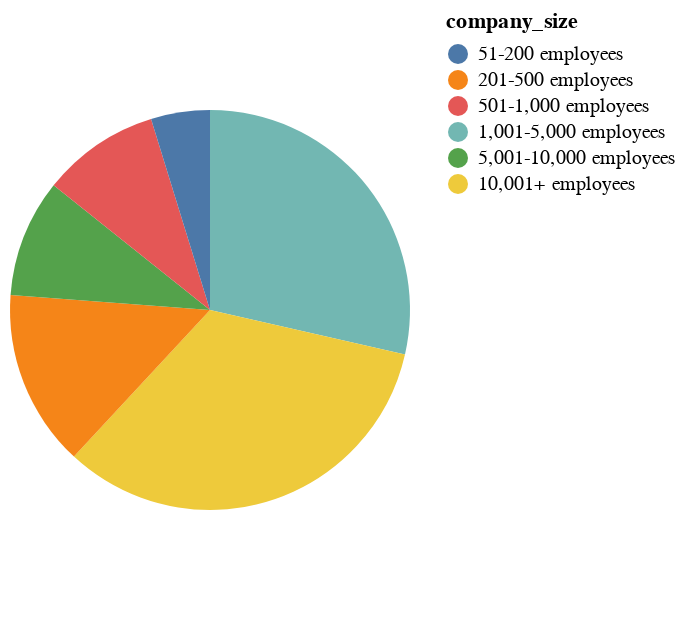

Here is the notebook cell this chart was saved with:
### Code cell
import pandas as pd
import altair as alt

source = pd.DataFrame({
    "category": [1, 2, 3, 4, 5, 6],
    "value": [4, 6, 10, 3, 7, 8]
})

company_size_summary = df.groupby("company_size")["job_code"].count()
company_size_summary = pd.DataFrame(company_size_summary).reset_index()
company_size_summary.rename(columns={"job_code": "Count"}, inplace=True)

#company_size_summary["sort_order"] = company_size_summary["company_size"].apply(lambda text: re.sub(",", "", re.search(r"(^\d{1,3}(,\d{3})*(\.\d+)?)", text).group(0)))
#company_size_summary["sort_order"] = company_size_summary["sort_order"].astype("int64")

chart = alt.Chart(company_size_summary).mark_arc().encode(
    theta="Count",
    color=alt.Color("company_size:N", sort=['51-200 employees', '201-500 employees', '501-1,000 employees', '1,001-5,000 employees', '5,001-10,000 employees', '10,000+ employees']).legend(orient="right"),
    size=alt.Size("Count"),
).properties(
    width=200
)

chart

#company_size_summary.head()

### Figure 1 — Vega-Lite specification as saved in the notebook (floating-point values rounded to 4 significant figures)
{"config": {"view": {"continuousWidth": 300, "continuousHeight": 300}}, "data": {"name": "data-b6d892b2c71589859ed7a03a995c2a8f"}, "mark": {"type": "arc"}, "encoding": {"color": {"field": "company_size", "legend": {"orient": "right"}, "sort": ["51-200 employees", "201-500 employees", "501-1,000 employees", "1,001-5,000 employees", "5,001-10,000 employees", "10,000+ employees"], "type": "nominal"}, "size": {"field": "Count", "type": "quantitative"}, "theta": {"field": "Count", "type": "quantitative"}}, "width": 200, "$schema": "https://vega.github.io/schema/vega-lite/v5.8.0.json", "datasets": {"data-b6d892b2c71589859ed7a03a995c2a8f": [{"company_size": "1,001-5,000 employees", "Count": 6}, {"company_size": "10,001+ employees", "Count": 7}, {"company_size": "201-500 employees", "Count": 3}, {"company_size": "5,001-10,000 employees", "Count": 2}, {"company_size": "501-1,000 employees", "Count": 2}, {"company_size": "51-200 employees", "Count": 1}]}}
